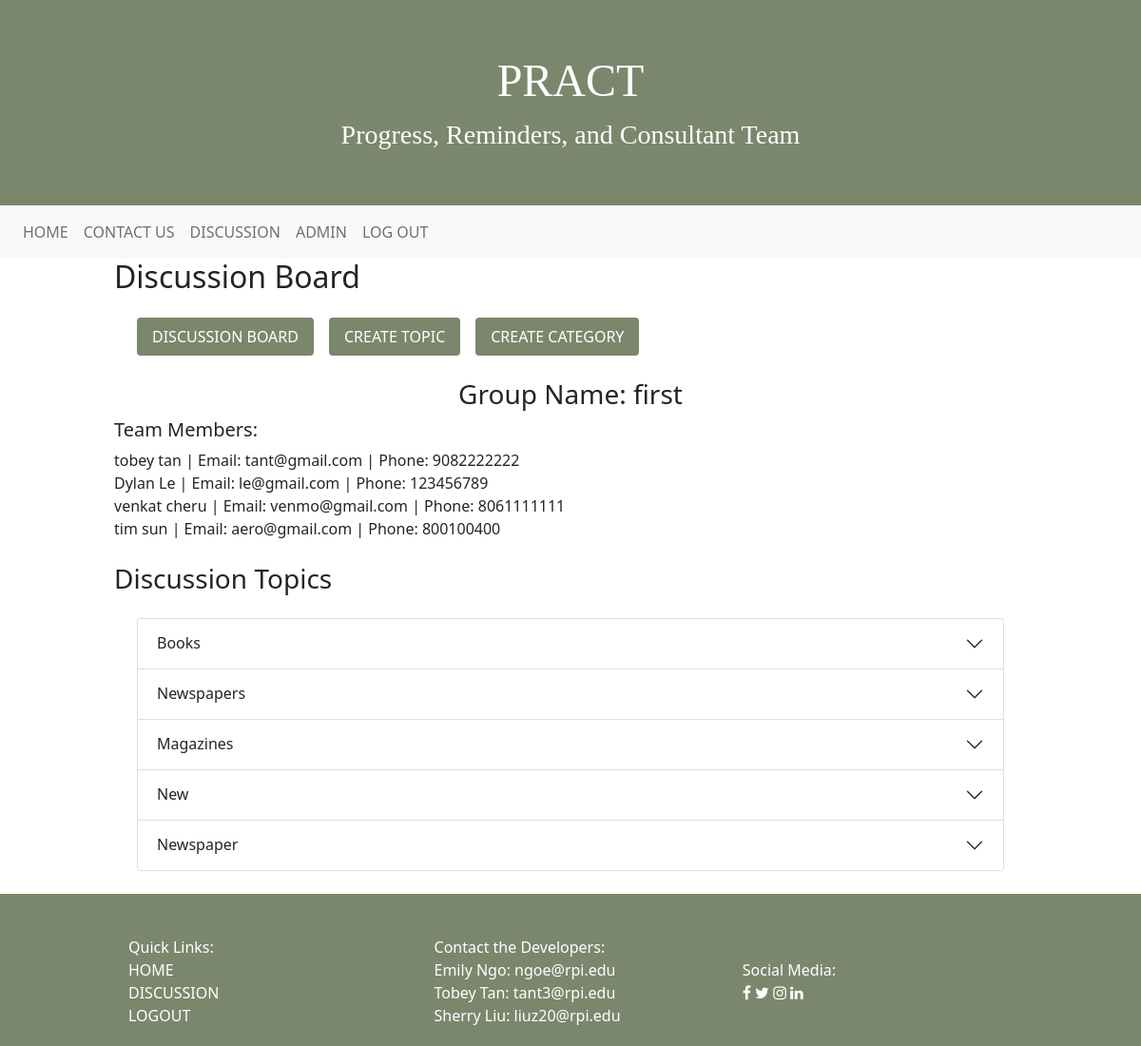
Screenshot of /forum/discussion.php (signed in) with the database file from the repository.
### tables this page shows
CREATE TABLE `group` (
  `group_id` int(11) NOT NULL,
  `admin_id` int(11) NOT NULL,
  `gname` varchar(255) NOT NULL
);

CREATE TABLE `users` (
  `user_id` int(8) NOT NULL,
  `group_id` int(10) NOT NULL,
  `username` varchar(30) NOT NULL,
  `password` varchar(255) NOT NULL,
  `fname` varchar(50) NOT NULL,
  `lname` varchar(50) NOT NULL,
  `email` varchar(255) NOT NULL,
  `is_admin` int(8) NOT NULL,
  `phone` bigint(11) NOT NULL
);

CREATE TABLE `categories` (
  `cat_id` int(8) NOT NULL,
  `cat_name` varchar(255) NOT NULL,
  `cat_description` varchar(255) NOT NULL
);

CREATE TABLE `topics` (
  `topic_id` int(8) NOT NULL,
  `topic_subject` varchar(255) NOT NULL,
  `topic_date` datetime NOT NULL,
  `topic_cat` int(8) NOT NULL,
  `topic_by` int(8) NOT NULL
);

### forum/discussion.php (the view, shortened to what this page needs)
<?php
include 'header.php';
$group = $_SESSION["group_id"];
?>
<?php
 $dbOk = false;
  @ $db = new mysqli('localhost', 'root', '', 'pract');
  if ($db->connect_error) {
    echo '<div class="messages">Could not connect to the database. Error: ';
    echo $db->connect_errno . ' - ' . $db->connect_error . '</div>';
  } else {
    $dbOk = true;
  }
  if ($dbOk) {
    echo "<h3 style=\"text-align:center\">";
    $g = "SELECT gname FROM `group` where group_id = $group";
    $qg = $db->query($g);
    foreach ($qg as $u) {
        echo "Group Name: ". $u["gname"];
    }
    echo "</h3>";
    echo "<h5>Team Members:</h5>";
    $sql_users = "SELECT * FROM `users` where group_id = $group";
    $u = $db->query($sql_users);
    $num = $u->num_rows;
    for ($i=0; $i < $num; $i++) {
        $data = $u->fetch_assoc();
        echo $data["fname"] . " " . $data["lname"] . " | Email: ". $data["email"]." | Phone: ". $data["phone"]."</br>";
    }
    ?>
    <h3>Discussion Topics</h3>
    <?php
    $query = 'SELECT  *
   FROM categories
   INNER JOIN topics
   ON categories.cat_id = topics.topic_cat order by categories.cat_id';
    $result = $db->query($query);
    $numRecords = $result->num_rows;
    echo '<div class="m-4">
    <div class="accordion" id="myAccordion">';
    if ($numRecords > 0){
        $record = $result->fetch_assoc();
        $var_cat = $record['cat_id'];
        echo '<div class="accordion-item">
            <h2 class="accordion-header" id="heading'. $record['cat_id'] .'">
                <button type="button" class="accordion-button collapsed" data-bs-toggle="collapse" data-bs-target="#collapse'. $record['cat_id'] .'">'. $record['cat_name'] .'</button>
            </h2>
            <div id="collapse'. $record['cat_id'] .'" class="accordion-collapse collapse" data-bs-parent="#myAccordion">
                <div class="card-body">';
          for ($i=0; $i < $numRecords; $i++) {
              if ($i>0){
                  $record = $result->fetch_assoc();
              }
              if ($record['cat_id'] == $var_cat){
                  echo ('<a href="topic.php?id=' . $record['topic_id']. '">' . $record['topic_subject'] .'</a><br>'  );
              }
              else{
               $var_cat = $record['cat_id'];
                echo ' </div></div></div><div class="accordion-item">
                <h2 class="accordion-header" id="heading'. $record['cat_id'] .'">
                    <button type="button" class="accordion-button collapsed" data-bs-toggle="collapse" data-bs-target="#collapse'. $record['cat_id'] .'">'. $record['cat_name'] .'</button>
                </h2>
                <div id="collapse'. $record['cat_id'] .'" class="accordion-collapse collapse" data-bs-parent="#myAccordion">
                    <div class="card-body">';
              }
        }
        echo '</div>
            </div>
        </div>';
        }
    }
    echo ' </div> </div>';
?>
<?php
include 'footer.php';
?>

### style.css (style rules this page uses)
body { background-color: #ddb8a6; }
* { box-sizing: border-box; }

### rows the page displays
group: gname "first"
users: fname "tobey", lname "tan", email "tant@gmail.com", phone "9082222222"
users: fname "Dylan", lname "Le", email "le@gmail.com", phone "123456789"
users: fname "venkat", lname "cheru", email "venmo@gmail.com", phone "8061111111"
users: fname "tim", lname "sun", email "aero@gmail.com", phone "800100400"
categories: cat_name "Books"
topics: topic_cat.cat_name "Newspapers"
topics: topic_cat.cat_name "Magazines"
topics: topic_cat.cat_name "New"
topics: topic_cat.cat_name "Newspaper"
